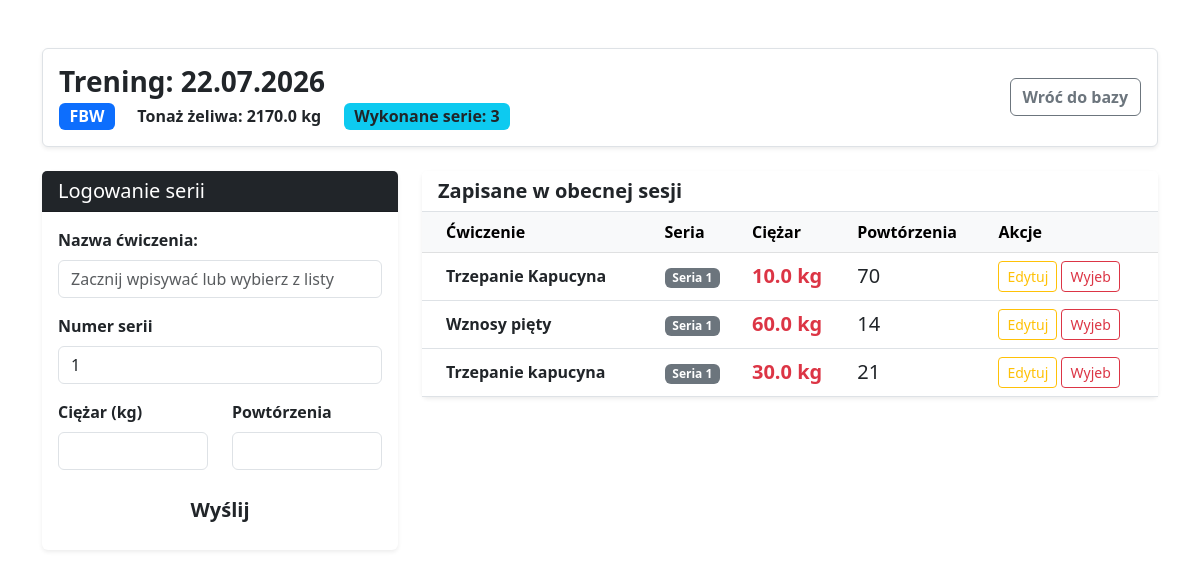
/trening/10/ (signed in), run on an earlier commit of the app's database.
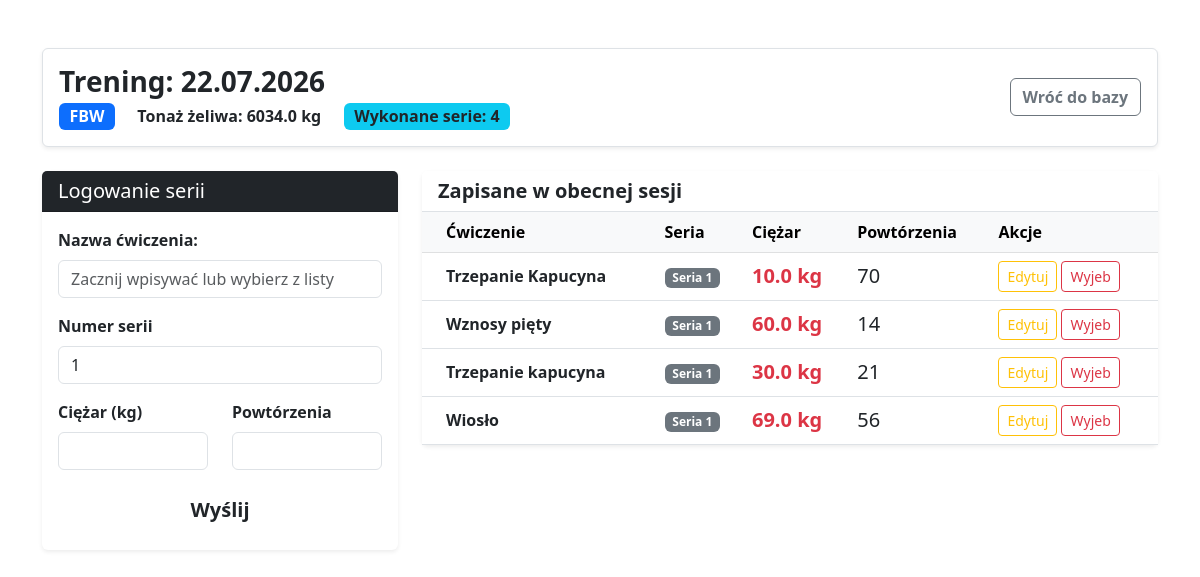
And on a later commit of the database.
### workout/models.py (models this page shows, shortened)
class Workout(models.Model):
    date = models.DateField()
    target_muscle = models.CharField(max_length=50)
    @property
    def total_tonnage(self):
        return sum(seria.weight * seria.reps for seria in self.sets.all())

class TrainingSet(models.Model):
    workout = models.ForeignKey(Workout, on_delete=models.CASCADE, related_name='sets')
    exercise = models.CharField(max_length=100, default="Nieznane")
    set_number = models.PositiveIntegerField(default=1, verbose_name="Numer serii")
    weight = models.FloatField()
    reps = models.IntegerField()

### workout/views.py (the view)
# urls.py: path('trening/<int:pk>/', views.workout_detail, name='workout_detail'),
@login_required
def workout_detail(request, pk):
     workout = get_object_or_404(Workout, pk=pk)
     unique_exercises = TrainingSet.objects.values_list('exercise', flat=True).distinct()
     if request.method == 'POST':
          form = TrainingSetForm(request.POST)
          if form.is_valid():
               new_set = form.save(commit=False)
               new_set.workout = workout
               new_set.save()
               return redirect('workout_detail', pk=workout.pk)
     else:
          form = TrainingSetForm()
     context = {
          'workout': workout,
          'unique_exercises': unique_exercises,
          'form': form,
          'sets': workout.sets.all().order_by('id') # Wyciągamy dodane już serie
     }
     return render(request, 'workout/workout_detail.html', context)

### workout/forms.py
class TrainingSetForm(forms.ModelForm):
    class Meta:
        model = TrainingSet
        fields = ['exercise', 'set_number', 'weight', 'reps']
        widgets = {
            'exercise': forms.TextInput(attrs={'class': 'form-control', 'placeholder': 'np. Klatka i Niceps'}),
            'set_number': forms.NumberInput(attrs={'class': 'form-control'}),
            'weight': forms.NumberInput(attrs={'class': 'form-control', 'step': '0.5'}), # Pozwólmy na połowki kilogramów
            'reps': forms.NumberInput(attrs={'class': 'form-control'}),
        }

### workout/templates/workout/workout_detail.html (shortened to what this page needs)
<!DOCTYPE html>
<hmtl lang="pl">
    <head>
        <link href="https://cdn.jsdelivr.net/npm/bootstrap@5.3.0/dist/css/bootstrap.min.css" rel="stylesheet">
    </head>
        <body class="bd-light">
            <div class="container mt-5">
                 <div class="row mb-4">
                    <div class="col-12">
                        <div class="d-flex justify-content-between align-items-center bg-white p-3 rounded shadow-sm border">
                            <div>
                                <h3 class="fw-bold mb-1">Trening: {{workout.date|date:"d.m.Y"}}</h3>
                                <span class="badge bg-primary fs-6">{{workout.target_muscle}}</span>
                                <span class="badge bg-succes fs-6 ms-2 text-dark">Tonaż żeliwa: {{ workout.total_tonnage }} kg</span>
                                <span class="badge bg-info fs-6 ms-2 text-dark">Wykonane serie: {{ sets|length }}</span>
                            </div>
                            <a href="{%url 'dashboard' %}" class="btn btn-outline-secondary fw-bold">Wróć do bazy</a>
                        </div>
                    </div>
                 </div>
                 <div class="row">
                     <div class="col-md-4 mb-4">
                        <div class="card shadow-sm border-0">
                            <div class="card-header bg-dark text-white">
                                <h5 class="mb-0">Logowanie serii</h5>
                            </div>
                            <div class="card-body">
                                <form method="post">
                                <div class="mb-3">
                                    <label for="exerciseInput" class="form-label fw-bold">Nazwa ćwiczenia:</label>
                                    <input type="text" name="exercise" id="exerciseInput" class="form-control"
                                            list="exerciseOptions" placeholder="Zacznij wpisywać lub wybierz z listy" autocomplete="off" required>
                                </div>
                                <div class="mb-3">
                                    <label class="form-label fw-bold">Numer serii</label>
                                    {{ form.set_number }}
                                </div>
                                <div class="row">
                                    <div class="col-6 mb-3">
                                        <label class="form-label fw-bold">Ciężar (kg)</label>
                                        {{ form.weight }}
                                    </div>
                                    <div class="col-6 mb-3">
                                        <label class="form-label fw-bold">Powtórzenia</label>
                                        {{ form.reps }}
                                    </div>
                                </div>
                                <button type="submit" class="btn btn-succes w-100 fw-bold btn-lg">Wyślij</button>
                                </form>
                            </div>
                        </div>
                     </div>
                     <div class="col-md-8">
                        <div class="card shadow-sm border-0">
                            <div class="card-header bg-white border-bottom">
                                <h5 class="mb-0 text-dark fw-bold">Zapisane w obecnej sesji</h5>
                            </div>
                            <div class="card-body p-0">
                                <table class="table table-hover mb-0">
                                    <thead class="table-light">
                                        <tr>
                                            <th class="ps-4">Ćwiczenie</th>
                                            <th>Seria</th>
                                            <th>Ciężar</th>
                                            <th>Powtórzenia</th>
                                            <th>Akcje</th>
                                        </tr>
                                    </thead>
                                    <tbody>
                                         {% for set in sets %}
                                         <tr>
                                            <td class="ps-4 fw-semibold align-middle">{{ set.exercise }}</td>
                                            <td class="align-middle"><span class="badge bg-secondary">Seria {{ set.set_number }}</span></td>
                                            <td class="text-danger fw-bold align-middle fs-5">
                                                {{ set.weight }} kg
                                            </td>
                                            <td class="align-middle fs-5">{{ set.reps }}</td>
                                            <td class="align-middle">
                                                <a href="{% url 'edit_set' set.id %}" class="btn btn-sm btn-outline-warning" title="Edytuj">Edytuj</a>
                                                <a href="{% url 'delete_set' set.id %}" class="btn btn-sm btn-outline-danger" title="Usuń">Wyjeb</a>
                                            </td>
                                         </tr>
                                         {% endfor %}
                                    </tbody>
                                </table>
                            </div>
                        </div>
                     </div>
                 </div>
            </div>
        </body>
</hmtl>

What changed in the data, as far as the page shows it:
computed for Workout "FBW": total_tonnage "2170.0" → "6034.0"
added TrainingSet: exercise "Wiosło", set_number "1", weight "69.0", reps "56"
Also different on the page:
{{ sets|length }}: "3" → "4"
